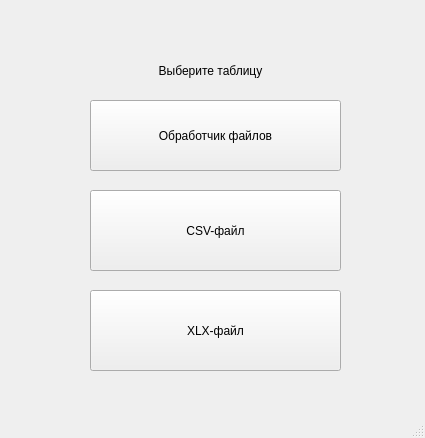
<?xml version="1.0" encoding="UTF-8"?>
<ui version="4.0">
 <class>MainWindow</class>
 <widget class="QMainWindow" name="MainWindow">
  <property name="geometry">
   <rect>
    <x>0</x>
    <y>0</y>
    <width>425</width>
    <height>438</height>
   </rect>
  </property>
  <property name="windowTitle">
   <string>MainWindow</string>
  </property>
  <widget class="QWidget" name="centralwidget">
   <widget class="QLabel" name="label">
    <property name="geometry">
     <rect>
      <x>100</x>
      <y>40</y>
      <width>221</width>
      <height>61</height>
     </rect>
    </property>
    <property name="sizePolicy">
     <sizepolicy hsizetype="Preferred" vsizetype="Preferred">
      <horstretch>0</horstretch>
      <verstretch>0</verstretch>
     </sizepolicy>
    </property>
    <property name="styleSheet">
     <string notr="true">font: 75 14pt &quot;Times New Roman&quot;;</string>
    </property>
    <property name="text">
     <string>Выберите таблицу</string>
    </property>
    <property name="alignment">
     <set>Qt::AlignCenter</set>
    </property>
   </widget>
   <widget class="QPushButton" name="fileHandler">
    <property name="geometry">
     <rect>
      <x>90</x>
      <y>100</y>
      <width>251</width>
      <height>71</height>
     </rect>
    </property>
    <property name="styleSheet">
     <string notr="true">font: 12pt &quot;Times New Roman&quot;;</string>
    </property>
    <property name="text">
     <string>Обработчик файлов</string>
    </property>
   </widget>
   <widget class="QPushButton" name="csvFile">
    <property name="geometry">
     <rect>
      <x>90</x>
      <y>190</y>
      <width>251</width>
      <height>81</height>
     </rect>
    </property>
    <property name="styleSheet">
     <string notr="true">font: 12pt &quot;Times New Roman&quot;;</string>
    </property>
    <property name="text">
     <string>CSV-файл</string>
    </property>
   </widget>
   <widget class="QPushButton" name="XlxFile">
    <property name="geometry">
     <rect>
      <x>90</x>
      <y>290</y>
      <width>251</width>
      <height>81</height>
     </rect>
    </property>
    <property name="styleSheet">
     <string notr="true">font: 12pt &quot;Times New Roman&quot;;</string>
    </property>
    <property name="text">
     <string>XLX-файл</string>
    </property>
   </widget>
  </widget>
  <widget class="QStatusBar" name="statusbar"/>
 </widget>
 <resources/>
 <connections/>
</ui>
